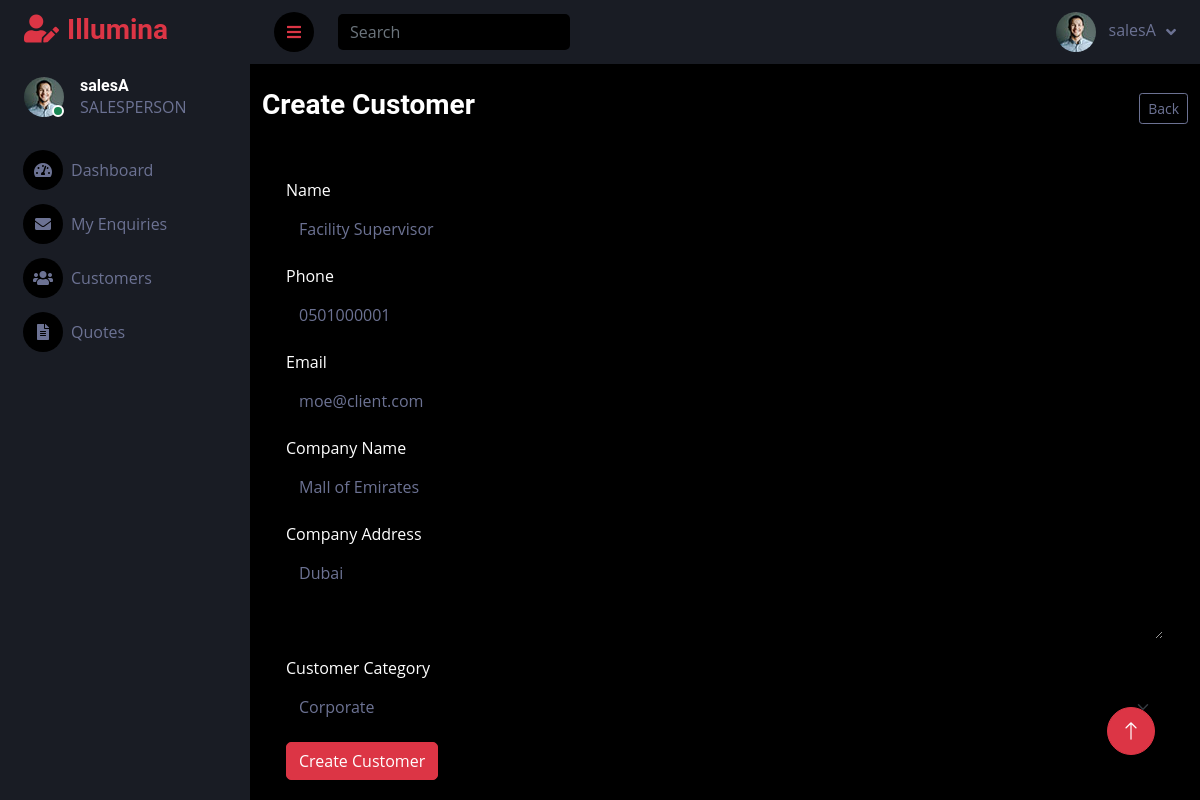
The app's page /customers/update/25/ (signed in) with its own data.
### accounts/models.py (models this page shows, shortened)
class CustomUser(AbstractUser):
    ADMIN = "ADMIN"
    SALESPERSON = "SALESPERSON"
    ROLE_CHOICES = [
        (ADMIN, "Admin"),
        (SALESPERSON, "Salesperson"),
    ]
    email = models.EmailField(unique=True)
    role = models.CharField(max_length=20, choices=ROLE_CHOICES,
                            default=SALESPERSON)

### customers/models.py (models this page shows, shortened)
class Customer(models.Model):
    REGULAR = "REGULAR"
    CORPORATE = "CORPORATE"
    VIP = "VIP"
    CATEGORY_CHOICES = [
        (REGULAR, "Regular"),
        (CORPORATE, "Corporate"),
        (VIP, "VIP"),
    ]
    name = models.CharField(max_length=150)
    phone = models.CharField(max_length=20)
    email = models.EmailField(blank=True)
    company_name = models.CharField(max_length=150, blank=True)
    address = models.TextField(blank=True)
    customer_category = models.CharField(
        max_length=20,
        choices=CATEGORY_CHOICES,
        default=REGULAR
    )
    created_by = models.ForeignKey(
        settings.AUTH_USER_MODEL,
        on_delete=models.SET_NULL,
        null=True,
        blank=True,
        related_name="customers_created"
    )
    account_manager = models.ForeignKey(
        settings.AUTH_USER_MODEL,
        on_delete=models.SET_NULL,
        null=True,
        blank=True,
        related_name="customers_managed"
    )
    created_at = models.DateTimeField(auto_now_add=True)
    updated_at = models.DateTimeField(auto_now=True)
    class Meta:
        ordering = ["name"]

### customers/views.py (the view, shortened to what this page needs)
# urls.py: path("update/<int:pk>/", views.CustomerUpdateView.as_view(), name="customer_update"),
@method_decorator(login_required, name="dispatch")
class CustomerUpdateView(View):
    def get(self, request, pk):
        if request.user.role != CustomUser.SALESPERSON:
            return redirect("core:home")
        customer = get_object_or_404(Customer, pk=pk, account_manager=request.user)
        form_instance = CustomerForm(instance=customer)
        return render(request, "customers/customer_form.html", {
            "form": form_instance,
            "is_conversion": False
        })

### customers/forms.py
class CustomerForm(forms.ModelForm):
    class Meta:
        model = Customer
        fields = [
            "name",
            "phone",
            "email",
            "company_name",
            "address",
            "customer_category"
        ]
        widgets = {
            "name": forms.TextInput(attrs={
                "class": "form-control",
                "placeholder": "Enter customer name"
            }),
            "phone": forms.TextInput(attrs={
                "class": "form-control",
                "placeholder": "Enter phone number"
            }),
            "email": forms.EmailInput(attrs={
                "class": "form-control",
                "placeholder": "Enter email address"
            }),
            "company_name": forms.TextInput(attrs={
                "class": "form-control",
                "placeholder": "Enter company name"
            }),
            "address": forms.Textarea(attrs={
                "class": "form-control",
                "placeholder": "Enter company address",
                "rows": 3
            }),
            "customer_category": forms.Select(attrs={
                "class": "form-select"
            }),
        }

### templates/customers/customer_form.html (shortened to what this page needs)
{% extends "dashboard/base_dashboard.html" %}
{% block content %}
<div class="container mt-4">
    <div class="d-flex justify-content-between align-items-center mb-4">
        <h3>
            {% if is_conversion %}
                Process Enquiry
            {% else %}
                Create Customer
            {% endif %}
        </h3>
        <a href="{% url 'customers:customer_list' %}" class="btn btn-outline-light btn-sm">
            Back
        </a>
    </div>
    <div class="card bg-dark text-white border-0">
        <div class="card-body p-4">
            <form method="post">
                <div class="mb-3">
                    <label class="form-label">Name</label>
                    {{ form.name }}
                </div>
                <div class="mb-3">
                    <label class="form-label">Phone</label>
                    {{ form.phone }}
                </div>
                <div class="mb-3">
                    <label class="form-label">Email</label>
                    {{ form.email }}
                </div>
                <div class="mb-3">
                    <label class="form-label">Company Name</label>
                    {{ form.company_name }}
                </div>
                <div class="mb-3">
                    <label class="form-label">Company Address</label>
                    {{ form.address }}
                </div>
                <div class="mb-3">
                    <label class="form-label">Customer Category</label>
                    {{ form.customer_category }}
                </div>
                <button type="submit" class="btn btn-danger">
                    {% if is_conversion %}
                        Save and Close Enquiry
                    {% else %}
                        Create Customer
                    {% endif %}
                </button>
            </form>
        </div>
    </div>
</div>
{% endblock %}

### templates/dashboard/base_dashboard.html (shortened to what this page needs)
{% load static %}
<!DOCTYPE html>
<html lang="en">
<head>
    <link href="https://cdnjs.cloudflare.com/ajax/libs/font-awesome/5.10.0/css/all.min.css" rel="stylesheet">
    <link href="https://cdn.jsdelivr.net/npm/bootstrap-icons@1.4.1/font/bootstrap-icons.css" rel="stylesheet">
    <link href="{% static 'dashboard/lib/owlcarousel/assets/owl.carousel.min.css' %}" rel="stylesheet">
    <link href="{% static 'dashboard/lib/tempusdominus/css/tempusdominus-bootstrap-4.min.css' %}" rel="stylesheet">
    <link href="{% static 'dashboard/css/bootstrap.min.css' %}" rel="stylesheet">
    <link href="{% static 'dashboard/css/style.css' %}" rel="stylesheet">
</head>
<body>
    <div class="container-fluid position-relative bg-dark d-flex p-0">
        <div class="sidebar pe-4 pb-3">
            <nav class="navbar bg-secondary navbar-dark">
                <a href="{% if request.user.role == 'ADMIN' %}{% url 'accounts:admindashboard' %}{% else %}{% url 'accounts:salesdashboard' %}{% endif %}"
                   class="navbar-brand mx-4 mb-3">
                    <h3 class="text-danger">
                        <i class="fa fa-user-edit me-2"></i>Illumina
                    </h3>
                </a>
                <div class="d-flex align-items-center ms-4 mb-4">
                    <div class="position-relative">
                        <img class="rounded-circle"
                             src="{% static 'dashboard/img/user.jpg' %}"
                             alt=""
                             style="width: 40px; height: 40px;">
                        <div class="bg-success rounded-circle border border-2 border-white position-absolute end-0 bottom-0 p-1"></div>
                    </div>
                    <div class="ms-3">
                        <h6 class="mb-0">{{ request.user.username }}</h6>
                        <span>{{ request.user.role }}</span>
                    </div>
                </div>
                <div class="navbar-nav w-100">
                    {% if request.user.role == "SALESPERSON" %}
                        <a href="{% url 'accounts:salesdashboard' %}" class="nav-item nav-link">
                            <i class="fa fa-tachometer-alt me-2"></i>Dashboard
                        </a>
                        <a href="{% url 'customers:sales_enquiries' %}" class="nav-item nav-link">
                            <i class="fa fa-envelope me-2"></i>My Enquiries
                        </a>
                        <a href="{% url 'customers:customer_list' %}" class="nav-item nav-link">
                            <i class="fa fa-users me-2"></i>Customers
                        </a>
                        <a href="{% url 'quotes:quote_list' %}" class="nav-item nav-link">
                            <i class="fa fa-file-alt me-2"></i>Quotes
                        </a>
                    {% endif %}
                </div>
            </nav>
        </div>
        <div class="content">
            <nav class="navbar navbar-expand bg-secondary navbar-dark sticky-top px-4 py-0">
                <a href="#" class="sidebar-toggler flex-shrink-0">
                    <i class="fa fa-bars text-danger"></i>
                </a>
                <form class="d-none d-md-flex ms-4">
                    <input class="form-control bg-dark border-0 text-white" type="search" placeholder="Search">
                </form>
                <div class="navbar-nav align-items-center ms-auto">
                    <div class="nav-item dropdown">
                        <a href="#" class="nav-link dropdown-toggle" data-bs-toggle="dropdown">
                            <img class="rounded-circle me-lg-2"
                                 src="{% static 'dashboard/img/user.jpg' %}"
                                 alt=""
                                 style="width: 40px; height: 40px;">
                            <span class="d-none d-lg-inline-flex">{{ request.user.username }}</span>
                        </a>
                    </div>
                </div>
            </nav>
            {% block content %}
            {% endblock %}
        </div>
        <a href="#" class="btn btn-lg btn-danger btn-lg-square back-to-top">
            <i class="bi bi-arrow-up"></i>
        </a>
    </div>
</body>
</html>

### static/dashboard/css/style.css (style rules this page uses)
:root { --primary: #EB1616; --secondary: #191C24; --light: #6C7293; --dark: #000000; }
.back-to-top { position: fixed; display: none; right: 45px; bottom: 45px; z-index: 99; }
.btn { transition: .5s; }
.btn-lg-square { width: 48px; height: 48px; }
.btn-square, .btn-sm-square, .btn-lg-square { padding: 0; display: inline-flex; align-items: center; justify-content: center; font-weight: normal; border-radius: 50px; }
.sidebar { position: fixed; top: 0; left: 0; bottom: 0; width: 250px; height: 100vh; overflow-y: auto; background: var(--secondary); transition: 0.5s; z-index: 999; }
.content { margin-left: 250px; min-height: 100vh; background: var(--dark); transition: 0.5s; }
@media (min-width: 992px) { .sidebar { margin-left: 0; } }
@media (min-width: 992px) { .content { width: calc(100% - 250px); } }
.sidebar .navbar .navbar-nav .nav-link { padding: 7px 20px; color: var(--light); font-weight: 500; border-left: 3px solid var(--secondary); border-radius: 0 30px 30px 0; outline: none; }
.sidebar .navbar .navbar-nav .nav-link i { width: 40px; height: 40px; display: inline-flex; align-items: center; justify-content: center; background: var(--dark); border-radius: 40px; }
.content .navbar .navbar-nav .nav-link { margin-left: 25px; padding: 12px 0; color: var(--light); outline: none; }
.content .navbar .sidebar-toggler, .content .navbar .navbar-nav .nav-link i { width: 40px; height: 40px; display: inline-flex; align-items: center; justify-content: center; background: var(--dark); border-radius: 40px; }
.content .navbar .dropdown-toggle::after { margin-left: 6px; vertical-align: middle; border: none; content: "\f107"; font-family: "Font Awesome 5 Free"; font-weight: 900; transition: .5s; }

### records on screen
CustomUser: user.username "salesA", user.role "SALESPERSON"
Customer: name "Facility Supervisor", phone "0501000001", email "moe@client.com", company_name "Mall of Emirates", address "Dubai", customer_category "Corporate"
